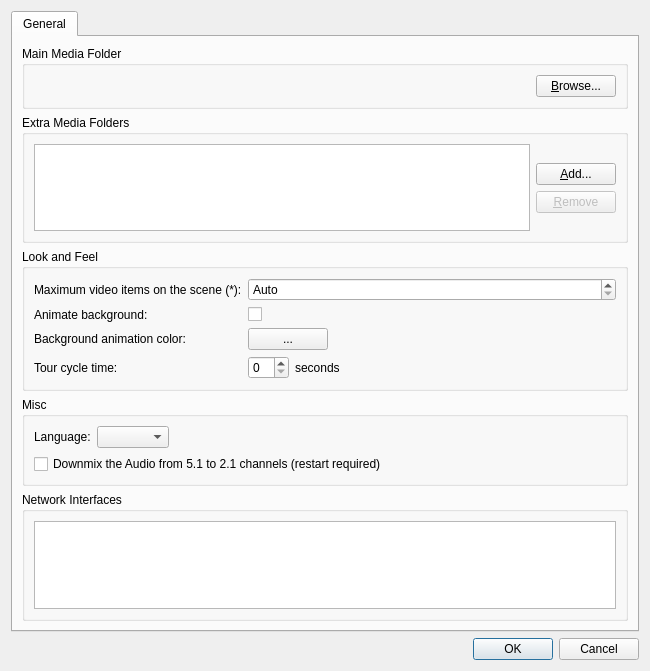
<?xml version="1.0" encoding="UTF-8"?>
<ui version="4.0">
 <class>PreferencesDialog</class>
 <widget class="QDialog" name="PreferencesDialog">
  <property name="geometry">
   <rect>
    <x>0</x>
    <y>0</y>
    <width>650</width>
    <height>671</height>
   </rect>
  </property>
  <property name="sizePolicy">
   <sizepolicy hsizetype="Fixed" vsizetype="Fixed">
    <horstretch>0</horstretch>
    <verstretch>0</verstretch>
   </sizepolicy>
  </property>
  <property name="windowTitle">
   <string>System Settings</string>
  </property>
  <property name="sizeGripEnabled">
   <bool>false</bool>
  </property>
  <layout class="QVBoxLayout" name="verticalLayout">
   <item>
    <widget class="QTabWidget" name="tabWidget">
     <property name="sizePolicy">
      <sizepolicy hsizetype="Preferred" vsizetype="Preferred">
       <horstretch>0</horstretch>
       <verstretch>0</verstretch>
      </sizepolicy>
     </property>
     <property name="currentIndex">
      <number>0</number>
     </property>
     <widget class="QWidget" name="generalTab">
      <attribute name="title">
       <string>General</string>
      </attribute>
      <layout class="QVBoxLayout" name="verticalLayout_2">
       <item>
        <widget class="QGroupBox" name="groupBox_2">
         <property name="sizePolicy">
          <sizepolicy hsizetype="Preferred" vsizetype="Fixed">
           <horstretch>0</horstretch>
           <verstretch>0</verstretch>
          </sizepolicy>
         </property>
         <property name="title">
          <string>Main Media Folder</string>
         </property>
         <layout class="QHBoxLayout" name="horizontalLayout_5">
          <item>
           <widget class="QLabel" name="mainMediaFolderLabel">
            <property name="text">
             <string/>
            </property>
           </widget>
          </item>
          <item>
           <widget class="QPushButton" name="browseMainMediaFolderButton">
            <property name="sizePolicy">
             <sizepolicy hsizetype="Fixed" vsizetype="Fixed">
              <horstretch>0</horstretch>
              <verstretch>0</verstretch>
             </sizepolicy>
            </property>
            <property name="text">
             <string>&amp;Browse...</string>
            </property>
           </widget>
          </item>
         </layout>
        </widget>
       </item>
       <item>
        <widget class="QGroupBox" name="groupBox_3">
         <property name="title">
          <string>Extra Media Folders</string>
         </property>
         <layout class="QVBoxLayout" name="verticalLayout_5">
          <item>
           <layout class="QHBoxLayout" name="horizontalLayout_2">
            <item>
             <widget class="QListWidget" name="extraMediaFoldersList">
              <property name="maximumSize">
               <size>
                <width>16777215</width>
                <height>110</height>
               </size>
              </property>
             </widget>
            </item>
            <item>
             <layout class="QVBoxLayout" name="verticalLayout_3">
              <item>
               <spacer name="verticalSpacer_3">
                <property name="orientation">
                 <enum>Qt::Vertical</enum>
                </property>
                <property name="sizeHint" stdset="0">
                 <size>
                  <width>10</width>
                  <height>10</height>
                 </size>
                </property>
               </spacer>
              </item>
              <item>
               <widget class="QPushButton" name="addExtraMediaFolderButton">
                <property name="text">
                 <string>&amp;Add...</string>
                </property>
               </widget>
              </item>
              <item>
               <widget class="QPushButton" name="removeExtraMediaFolderButton">
                <property name="enabled">
                 <bool>false</bool>
                </property>
                <property name="text">
                 <string>&amp;Remove</string>
                </property>
               </widget>
              </item>
              <item>
               <spacer name="verticalSpacer_4">
                <property name="orientation">
                 <enum>Qt::Vertical</enum>
                </property>
                <property name="sizeHint" stdset="0">
                 <size>
                  <width>10</width>
                  <height>10</height>
                 </size>
                </property>
               </spacer>
              </item>
             </layout>
            </item>
           </layout>
          </item>
         </layout>
        </widget>
       </item>
       <item>
        <widget class="QGroupBox" name="lookAndFeelGroupBox">
         <property name="title">
          <string>Look and Feel</string>
         </property>
         <layout class="QFormLayout" name="formLayout">
          <property name="fieldGrowthPolicy">
           <enum>QFormLayout::AllNonFixedFieldsGrow</enum>
          </property>
          <property name="verticalSpacing">
           <number>6</number>
          </property>
          <item row="0" column="0">
           <widget class="QLabel" name="maxVideoItemsLabel">
            <property name="text">
             <string>Maximum video items on the scene (*):</string>
            </property>
            <property name="buddy">
             <cstring>maxVideoItemsSpinBox</cstring>
            </property>
           </widget>
          </item>
          <item row="0" column="1">
           <widget class="QSpinBox" name="maxVideoItemsSpinBox">
            <property name="minimumSize">
             <size>
              <width>60</width>
              <height>0</height>
             </size>
            </property>
            <property name="readOnly">
             <bool>false</bool>
            </property>
            <property name="specialValueText">
             <string>Auto</string>
            </property>
            <property name="minimum">
             <number>3</number>
            </property>
            <property name="maximum">
             <number>32</number>
            </property>
            <property name="singleStep">
             <number>1</number>
            </property>
            <property name="value">
             <number>3</number>
            </property>
           </widget>
          </item>
          <item row="1" column="0">
           <widget class="QLabel" name="animateBackgroundLabel">
            <property name="text">
             <string>Animate background:</string>
            </property>
           </widget>
          </item>
          <item row="1" column="1">
           <widget class="QCheckBox" name="animateBackgroundCheckBox">
            <property name="text">
             <string/>
            </property>
           </widget>
          </item>
          <item row="2" column="0">
           <widget class="QLabel" name="backgroundColorLabel">
            <property name="text">
             <string>Background animation color:</string>
            </property>
           </widget>
          </item>
          <item row="2" column="1">
           <widget class="QWidget" name="backgroundColorWidget" native="true">
            <layout class="QHBoxLayout" name="horizontalLayout">
             <property name="spacing">
              <number>0</number>
             </property>
             <property name="margin">
              <number>0</number>
             </property>
             <item>
              <widget class="QtColorPicker" name="backgroundColorPicker">
               <property name="text">
                <string>...</string>
               </property>
              </widget>
             </item>
             <item>
              <spacer name="horizontalSpacer">
               <property name="orientation">
                <enum>Qt::Horizontal</enum>
               </property>
               <property name="sizeHint" stdset="0">
                <size>
                 <width>40</width>
                 <height>20</height>
                </size>
               </property>
              </spacer>
             </item>
            </layout>
           </widget>
          </item>
          <item row="3" column="0">
           <widget class="QLabel" name="tourCycleTimeLabel">
            <property name="text">
             <string>Tour cycle time:</string>
            </property>
           </widget>
          </item>
          <item row="3" column="1">
           <layout class="QHBoxLayout" name="horizontalLayout_4" stretch="0,1">
            <item>
             <widget class="QSpinBox" name="tourCycleTimeSpinBox"/>
            </item>
            <item>
             <widget class="QLabel" name="label_2">
              <property name="text">
               <string>seconds</string>
              </property>
             </widget>
            </item>
           </layout>
          </item>
         </layout>
        </widget>
       </item>
       <item>
        <widget class="QGroupBox" name="groupBox_10">
         <property name="title">
          <string>Misc</string>
         </property>
         <layout class="QVBoxLayout" name="verticalLayout_4">
          <item>
           <layout class="QHBoxLayout" name="horizontalLayout_3">
            <item>
             <widget class="QLabel" name="languageLabel">
              <property name="sizePolicy">
               <sizepolicy hsizetype="Preferred" vsizetype="Preferred">
                <horstretch>0</horstretch>
                <verstretch>0</verstretch>
               </sizepolicy>
              </property>
              <property name="text">
               <string>Language:</string>
              </property>
             </widget>
            </item>
            <item>
             <widget class="QComboBox" name="languageComboBox"/>
            </item>
            <item>
             <spacer name="horizontalSpacer_2">
              <property name="orientation">
               <enum>Qt::Horizontal</enum>
              </property>
              <property name="sizeHint" stdset="0">
               <size>
                <width>40</width>
                <height>20</height>
               </size>
              </property>
             </spacer>
            </item>
           </layout>
          </item>
          <item>
           <widget class="QCheckBox" name="downmixAudioCheckBox">
            <property name="text">
             <string>Downmix the Audio from 5.1 to 2.1 channels (restart required)</string>
            </property>
           </widget>
          </item>
         </layout>
        </widget>
       </item>
       <item>
        <widget class="QGroupBox" name="NetworkInterfacesGroupBox">
         <property name="title">
          <string>Network Interfaces</string>
         </property>
         <layout class="QVBoxLayout" name="verticalLayout_13">
          <item>
           <widget class="QListWidget" name="networkInterfacesList">
            <property name="minimumSize">
             <size>
              <width>0</width>
              <height>0</height>
             </size>
            </property>
            <property name="maximumSize">
             <size>
              <width>16777215</width>
              <height>110</height>
             </size>
            </property>
           </widget>
          </item>
         </layout>
        </widget>
       </item>
      </layout>
     </widget>
    </widget>
   </item>
   <item>
    <widget class="QDialogButtonBox" name="buttonBox">
     <property name="orientation">
      <enum>Qt::Horizontal</enum>
     </property>
     <property name="standardButtons">
      <set>QDialogButtonBox::Cancel|QDialogButtonBox::Ok</set>
     </property>
    </widget>
   </item>
  </layout>
 </widget>
 <customwidgets>
  <customwidget>
   <class>QtColorPicker</class>
   <extends>QPushButton</extends>
   <header location="global">QtColorPicker</header>
  </customwidget>
 </customwidgets>
 <resources/>
 <connections/>
 <slots>
  <slot>mainMediaFolderBrowse()</slot>
  <slot>auxMediaFolderBrowse()</slot>
  <slot>auxMediaFolderRemove()</slot>
  <slot>allowChangeIPChanged()</slot>
  <slot>cameraSelected(int)</slot>
  <slot>enterLicenseClick()</slot>
  <slot>auxMediaFolderSelectionChanged()</slot>
 </slots>
</ui>
